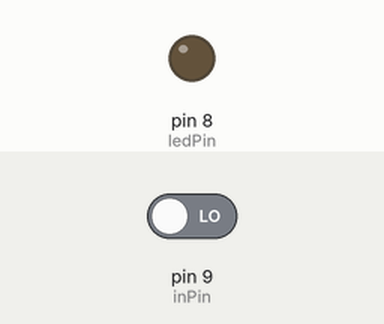
This sketch was run on a simulated Arduino Uno, built with avr-gcc and run on an emulated ATmega328P. On the bench: output pins drawn as LEDs (lit = HIGH). Inputs (shaded band) come from the test bench; at power-on: pin 9 (inPin) LOW.

Above: at 1.2 s.
1.3 s: pin 9 (inPin) driven HIGH
At 2.0 s:
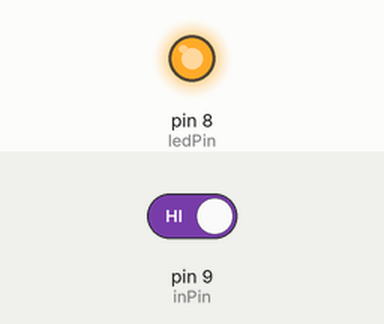
4.3 s: pin 9 (inPin) driven LOW
At 5.5 s:
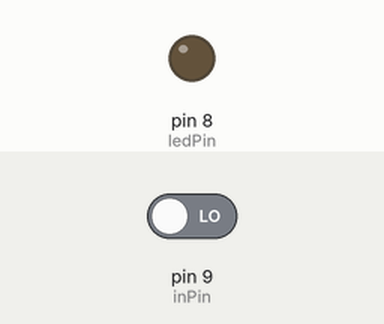
Timing chart, 0 to 7.3 s (numbered marks = the images above; inputs shaded):
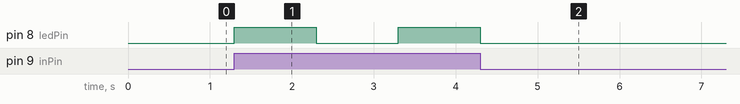

Measured:
- after the input at 1.3 s, pin 8 (ledPin): LOW → HIGH at once, → LOW 1.0 s later, → HIGH 1.0 s later
- after the input at 4.3 s, pin 8 (ledPin): goes on until 4.3 s, then stays LOW

The sketch:

1blink.ino
```cpp
//Seth Nordeen
//Wesley Saville
//Madison Lydon
int ledPin = 8;  // LED connected to digital pin 8
int inPin = 9;    // pushbutton connected to digital pin 9
int val = 0;      // variable to store the read value

void setup() {
  pinMode(ledPin, OUTPUT);  // sets the digital pin 8 as output
  pinMode(inPin, INPUT);    // sets the digital pin 9 as input
}

void loop() {
  val = digitalRead(inPin);   // read the input pin
  if(val == HIGH){
    digitalWrite(ledPin, HIGH); // sets the digital pin 8 on
    delay(1000);            // waits for a second
   digitalWrite(ledPin, LOW);  // sets the digital pin 8 off
    delay(1000);            // waits for a second
  }
}
```
